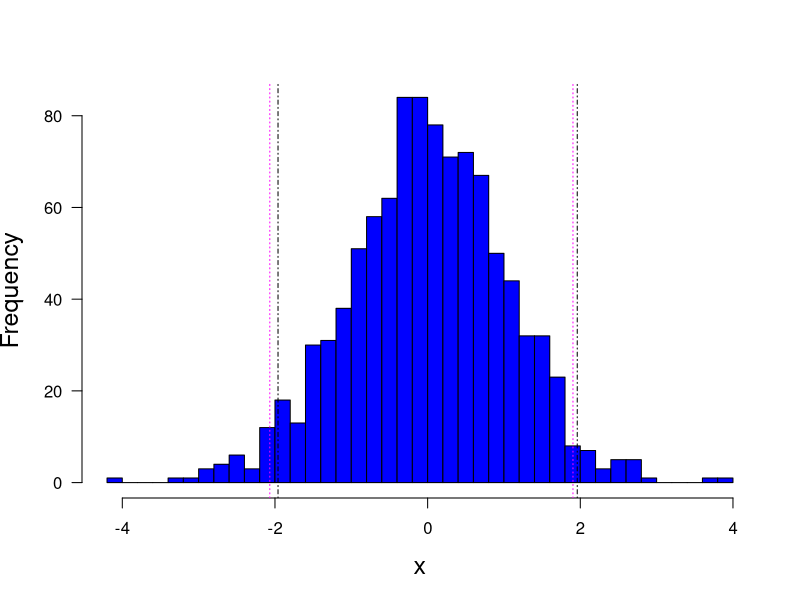

Write the R code that produced this figure.
print('File: QuantileRTricks.R')
# demonstrate quantile routine
set.seed(1953) # set seed for random number generators
M = 1e3 # number of Monte Carlo runs
x = rnorm(M)
alpha = 1-0.95 # 95% interval
q = quantile(x,c(alpha/2,1-alpha/2)) # ,na.rm='TRUE') 
qa1 = qnorm(alpha/2)
qa2 = qnorm(1-alpha/2)
print(c(round(as.numeric(q[1]),4),'q[1] from random sampling'))
print(c(round(qa1,4),'qa1 analytic'))
print(c(round(as.numeric(q[2]),4),'q[2] from random sampling'))
print(c(round(qa2,4),'qa2 analytic'))
# png('QuantileRoutine210807.png',width=16,height=12,units='cm',res=300)
hist(x,breaks=30,col='blue',main='',las=1,xlab='x',cex.lab=1.5)
abline(v=q[1],col='magenta',lty=3)
abline(v=q[2],col='magenta',lty=3)
abline(v=qa1,col='black',lty=4)
abline(v=qa2,col='black',lty=4)
# dev.off()
# ------------------------------------------------------------
# Results:
# "File: QuantileRTricks.R"
# "-2.0675"      "q[1] from random sampling"
# "-1.96"        "qa1 analytic"
#  "1.904"       "q[2] from random sampling"
#  "1.96"        "qa2 analytic"
# ------------------------------------------------------------
# Remarks:
# The argument na.rm='TRUE' in quantile() is required when
#   the data x contain missing value (which is not the case
#   in the example above)
# ------------------------------------------------------------
